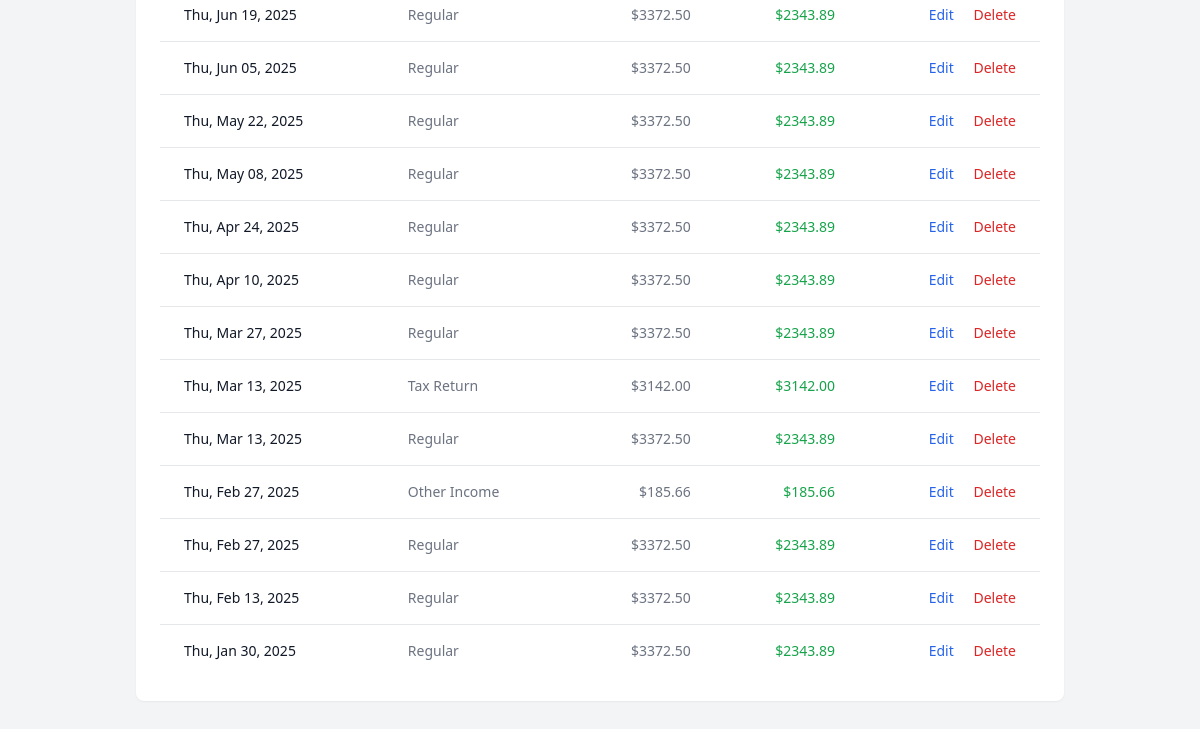
Page /salary/manage-paychecks (signed in, lower part) on the earlier database version.
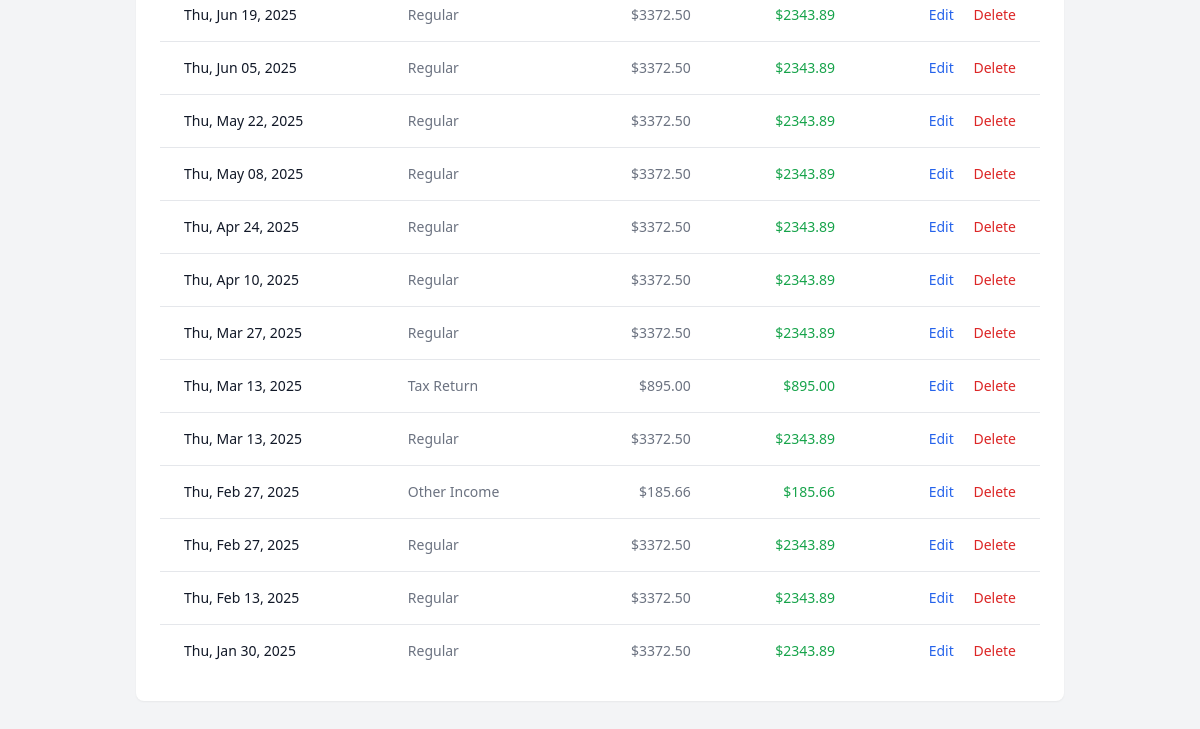
Same page on the later database version.
### app/models.py (models this page shows, shortened)
class Paycheck(db.Model):
    id = db.Column(db.Integer, primary_key=True)
    date = db.Column(db.Date, nullable=False, index=True)
    pay_type = db.Column(db.String(20), nullable=False)  # Regular, Third
    gross_amount = db.Column(db.Float, nullable=False)
    taxable_amount = db.Column(db.Float, nullable=False)
    non_taxable_amount = db.Column(db.Float, nullable=False)
    net_amount = db.Column(db.Float, nullable=False)
    phone_stipend = db.Column(db.Boolean, default=False)
    user_id = db.Column(db.Integer, db.ForeignKey("user.id"), nullable=False)
    created_at = db.Column(db.DateTime, default=datetime.utcnow)

### app/routes.py (the view)
@main.route("/salary/manage-paychecks")
@login_required
def manage_paychecks():
    paychecks = (
        Paycheck.query.filter_by(user_id=current_user.id)
        .order_by(Paycheck.date.desc())
        .all()
    )
    return render_template(
        "finance/manage_paychecks.html", title="Manage Paychecks", paychecks=paychecks
    )

### app/models.py (called while the page is built)
@login_manager.user_loader
def load_user(id):
    return User.query.get(int(id))

    def has_permission(self, permission):
        return (
            self.role is not None and (self.role.permissions & permission) == permission
        )

    def can_manage_users(self):
        return self.has_permission(Role.MANAGE_USERS)

### app/templates/finance/manage_paychecks.html (shortened to what this page needs)
{% extends "base.html" %}
{% block content %}
<div class="max-w-7xl mx-auto py-6 sm:px-6 lg:px-8">
    <div class="px-4 py-6 sm:px-0">
        <div class="bg-white shadow-sm rounded-lg overflow-hidden">
            <div class="px-4 py-5 sm:p-6">
                {% if paychecks %}
                <div class="overflow-x-auto">
                    <table class="min-w-full divide-y divide-gray-200" id="paychecks-table">
                        <tbody class="bg-white divide-y divide-gray-200">
                            {% for paycheck in paychecks %}
                            <tr>
                                <td class="px-6 py-4 whitespace-nowrap text-sm font-medium text-gray-900">
                                    {{ paycheck.date.strftime('%a, %b %d, %Y') }}
                                </td>
                                <td class="px-6 py-4 whitespace-nowrap text-sm text-gray-500">
                                    {{ paycheck.pay_type }}
                                </td>
                                <td class="px-6 py-4 whitespace-nowrap text-sm text-gray-500 text-right">
                                    ${{ "%.2f"|format(paycheck.gross_amount) }}
                                </td>
                                <td class="px-6 py-4 whitespace-nowrap text-sm text-green-600 font-medium text-right">
                                    ${{ "%.2f"|format(paycheck.net_amount) }}
                                </td>
                                <td class="px-6 py-4 whitespace-nowrap text-right text-sm font-medium">
                                    <a href="{{ url_for('main.edit_paycheck', id=paycheck.id) }}"
                                        class="text-blue-600 hover:text-blue-900 mr-4">
                                        Edit
                                    </a>
                                    <form method="POST" action="{{ url_for('main.delete_paycheck', id=paycheck.id) }}"
                                        class="inline">
                                        <button type="submit" class="text-red-600 hover:text-red-900"
                                            onclick="return confirm('Are you sure you want to delete this paycheck?')">
                                            Delete
                                        </button>
                                    </form>
                                </td>
                            </tr>
                            {% endfor %}
                        </tbody>
                    </table>
                </div>
                {% else %}
                <div class="text-center py-6">
                    <p class="text-gray-500">No paychecks found. Generate some paychecks or add them manually.</p>
                </div>
                {% endif %}
            </div>
        </div>
    </div>
</div>
{% endblock %}

Differences in the rows shown:
removed Paycheck: date "Thu, Mar 13, 2025", pay_type "Tax Return", gross_amount "3142.00", net_amount "3142.00"
added Paycheck: date "Thu, Mar 13, 2025", pay_type "Tax Return", gross_amount "895.00", net_amount "895.00"
